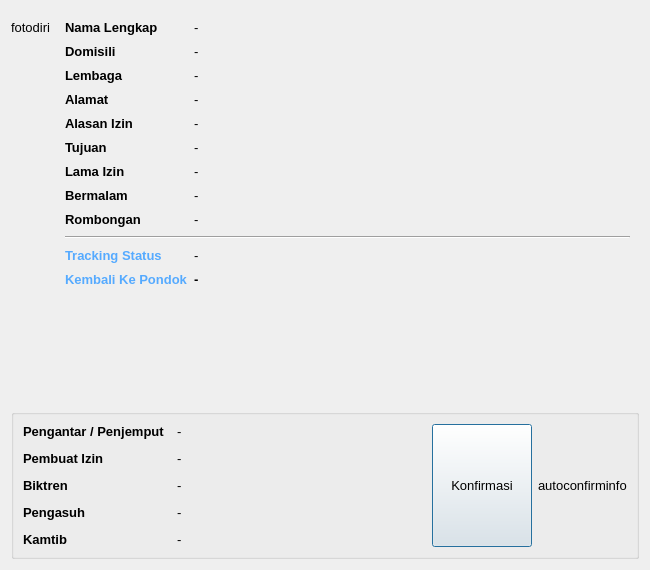
<?xml version="1.0" encoding="UTF-8"?>
<ui version="4.0">
 <class>detailPerizinan</class>
 <widget class="QDialog" name="detailPerizinan">
  <property name="geometry">
   <rect>
    <x>0</x>
    <y>0</y>
    <width>650</width>
    <height>570</height>
   </rect>
  </property>
  <property name="font">
   <font>
    <pointsize>10</pointsize>
   </font>
  </property>
  <property name="windowTitle">
   <string notr="true">Detail Perizinan</string>
  </property>
  <property name="toolTip">
   <string notr="true"/>
  </property>
  <property name="statusTip">
   <string notr="true"/>
  </property>
  <property name="whatsThis">
   <string notr="true"/>
  </property>
  <property name="accessibleName">
   <string notr="true"/>
  </property>
  <property name="accessibleDescription">
   <string notr="true"/>
  </property>
  <layout class="QGridLayout" name="gridLayout_2">
   <item row="0" column="0">
    <widget class="QWidget" name="widget" native="true">
     <property name="sizePolicy">
      <sizepolicy hsizetype="Fixed" vsizetype="Preferred">
       <horstretch>0</horstretch>
       <verstretch>0</verstretch>
      </sizepolicy>
     </property>
     <property name="toolTip">
      <string notr="true"/>
     </property>
     <property name="statusTip">
      <string notr="true"/>
     </property>
     <property name="whatsThis">
      <string notr="true"/>
     </property>
     <property name="accessibleName">
      <string notr="true"/>
     </property>
     <property name="accessibleDescription">
      <string notr="true"/>
     </property>
     <layout class="QFormLayout" name="formLayout_3">
      <property name="horizontalSpacing">
       <number>0</number>
      </property>
      <property name="verticalSpacing">
       <number>0</number>
      </property>
      <property name="leftMargin">
       <number>0</number>
      </property>
      <property name="rightMargin">
       <number>0</number>
      </property>
      <item row="0" column="0">
       <widget class="QLabel" name="label_fotodiri">
        <property name="sizePolicy">
         <sizepolicy hsizetype="Fixed" vsizetype="Fixed">
          <horstretch>0</horstretch>
          <verstretch>0</verstretch>
         </sizepolicy>
        </property>
        <property name="maximumSize">
         <size>
          <width>200</width>
          <height>200</height>
         </size>
        </property>
        <property name="toolTip">
         <string notr="true"/>
        </property>
        <property name="statusTip">
         <string notr="true"/>
        </property>
        <property name="whatsThis">
         <string notr="true"/>
        </property>
        <property name="accessibleName">
         <string notr="true"/>
        </property>
        <property name="accessibleDescription">
         <string notr="true"/>
        </property>
        <property name="text">
         <string>fotodiri</string>
        </property>
        <property name="alignment">
         <set>Qt::AlignHCenter|Qt::AlignTop</set>
        </property>
       </widget>
      </item>
     </layout>
    </widget>
   </item>
   <item row="0" column="1">
    <widget class="QWidget" name="widget_2" native="true">
     <property name="sizePolicy">
      <sizepolicy hsizetype="Expanding" vsizetype="Expanding">
       <horstretch>0</horstretch>
       <verstretch>0</verstretch>
      </sizepolicy>
     </property>
     <property name="toolTip">
      <string notr="true"/>
     </property>
     <property name="statusTip">
      <string notr="true"/>
     </property>
     <property name="whatsThis">
      <string notr="true"/>
     </property>
     <property name="accessibleName">
      <string notr="true"/>
     </property>
     <property name="accessibleDescription">
      <string notr="true"/>
     </property>
     <layout class="QFormLayout" name="formLayout">
      <property name="verticalSpacing">
       <number>9</number>
      </property>
      <item row="0" column="0">
       <widget class="QLabel" name="label">
        <property name="font">
         <font>
          <weight>75</weight>
          <bold>true</bold>
         </font>
        </property>
        <property name="text">
         <string>Nama Lengkap</string>
        </property>
       </widget>
      </item>
      <item row="0" column="1">
       <widget class="QLabel" name="label_nama_lengkap">
        <property name="sizePolicy">
         <sizepolicy hsizetype="Ignored" vsizetype="Ignored">
          <horstretch>0</horstretch>
          <verstretch>0</verstretch>
         </sizepolicy>
        </property>
        <property name="toolTip">
         <string notr="true"/>
        </property>
        <property name="statusTip">
         <string notr="true"/>
        </property>
        <property name="whatsThis">
         <string notr="true"/>
        </property>
        <property name="accessibleName">
         <string notr="true"/>
        </property>
        <property name="accessibleDescription">
         <string notr="true"/>
        </property>
        <property name="text">
         <string notr="true">-</string>
        </property>
        <property name="wordWrap">
         <bool>true</bool>
        </property>
        <property name="textInteractionFlags">
         <set>Qt::TextSelectableByMouse</set>
        </property>
       </widget>
      </item>
      <item row="1" column="0">
       <widget class="QLabel" name="label_2">
        <property name="font">
         <font>
          <weight>75</weight>
          <bold>true</bold>
         </font>
        </property>
        <property name="text">
         <string>Domisili</string>
        </property>
       </widget>
      </item>
      <item row="1" column="1">
       <widget class="QLabel" name="label_domisili">
        <property name="toolTip">
         <string notr="true"/>
        </property>
        <property name="statusTip">
         <string notr="true"/>
        </property>
        <property name="whatsThis">
         <string notr="true"/>
        </property>
        <property name="accessibleName">
         <string notr="true"/>
        </property>
        <property name="accessibleDescription">
         <string notr="true"/>
        </property>
        <property name="text">
         <string notr="true">-</string>
        </property>
        <property name="wordWrap">
         <bool>true</bool>
        </property>
        <property name="textInteractionFlags">
         <set>Qt::NoTextInteraction</set>
        </property>
       </widget>
      </item>
      <item row="2" column="0">
       <widget class="QLabel" name="label_3">
        <property name="font">
         <font>
          <weight>75</weight>
          <bold>true</bold>
         </font>
        </property>
        <property name="text">
         <string>Lembaga</string>
        </property>
       </widget>
      </item>
      <item row="2" column="1">
       <widget class="QLabel" name="label_lembaga">
        <property name="toolTip">
         <string notr="true"/>
        </property>
        <property name="statusTip">
         <string notr="true"/>
        </property>
        <property name="whatsThis">
         <string notr="true"/>
        </property>
        <property name="accessibleName">
         <string notr="true"/>
        </property>
        <property name="accessibleDescription">
         <string notr="true"/>
        </property>
        <property name="text">
         <string notr="true">-</string>
        </property>
        <property name="wordWrap">
         <bool>true</bool>
        </property>
        <property name="textInteractionFlags">
         <set>Qt::NoTextInteraction</set>
        </property>
       </widget>
      </item>
      <item row="3" column="0">
       <widget class="QLabel" name="label_4">
        <property name="font">
         <font>
          <weight>75</weight>
          <bold>true</bold>
         </font>
        </property>
        <property name="text">
         <string>Alamat</string>
        </property>
       </widget>
      </item>
      <item row="3" column="1">
       <widget class="QLabel" name="label_alamat">
        <property name="toolTip">
         <string notr="true"/>
        </property>
        <property name="statusTip">
         <string notr="true"/>
        </property>
        <property name="whatsThis">
         <string notr="true"/>
        </property>
        <property name="accessibleName">
         <string notr="true"/>
        </property>
        <property name="accessibleDescription">
         <string notr="true"/>
        </property>
        <property name="text">
         <string notr="true">-</string>
        </property>
        <property name="wordWrap">
         <bool>true</bool>
        </property>
        <property name="textInteractionFlags">
         <set>Qt::NoTextInteraction</set>
        </property>
       </widget>
      </item>
      <item row="4" column="0">
       <widget class="QLabel" name="label_5">
        <property name="font">
         <font>
          <weight>75</weight>
          <bold>true</bold>
         </font>
        </property>
        <property name="text">
         <string>Alasan Izin</string>
        </property>
       </widget>
      </item>
      <item row="4" column="1">
       <widget class="QLabel" name="label_alasan_izin">
        <property name="text">
         <string notr="true">-</string>
        </property>
        <property name="textFormat">
         <enum>Qt::PlainText</enum>
        </property>
        <property name="scaledContents">
         <bool>true</bool>
        </property>
        <property name="wordWrap">
         <bool>true</bool>
        </property>
        <property name="textInteractionFlags">
         <set>Qt::NoTextInteraction</set>
        </property>
       </widget>
      </item>
      <item row="5" column="0">
       <widget class="QLabel" name="label_6">
        <property name="font">
         <font>
          <weight>75</weight>
          <bold>true</bold>
         </font>
        </property>
        <property name="text">
         <string>Tujuan</string>
        </property>
       </widget>
      </item>
      <item row="5" column="1">
       <widget class="QLabel" name="label_tujuan">
        <property name="toolTip">
         <string notr="true"/>
        </property>
        <property name="statusTip">
         <string notr="true"/>
        </property>
        <property name="whatsThis">
         <string notr="true"/>
        </property>
        <property name="accessibleName">
         <string notr="true"/>
        </property>
        <property name="accessibleDescription">
         <string notr="true"/>
        </property>
        <property name="text">
         <string notr="true">-</string>
        </property>
        <property name="wordWrap">
         <bool>true</bool>
        </property>
        <property name="textInteractionFlags">
         <set>Qt::NoTextInteraction</set>
        </property>
       </widget>
      </item>
      <item row="6" column="0">
       <widget class="QLabel" name="label_7">
        <property name="font">
         <font>
          <weight>75</weight>
          <bold>true</bold>
         </font>
        </property>
        <property name="text">
         <string>Lama Izin</string>
        </property>
       </widget>
      </item>
      <item row="6" column="1">
       <widget class="QLabel" name="label_lama_izin">
        <property name="toolTip">
         <string notr="true"/>
        </property>
        <property name="statusTip">
         <string notr="true"/>
        </property>
        <property name="whatsThis">
         <string notr="true"/>
        </property>
        <property name="accessibleName">
         <string notr="true"/>
        </property>
        <property name="accessibleDescription">
         <string notr="true"/>
        </property>
        <property name="text">
         <string notr="true">-</string>
        </property>
        <property name="wordWrap">
         <bool>true</bool>
        </property>
        <property name="textInteractionFlags">
         <set>Qt::NoTextInteraction</set>
        </property>
       </widget>
      </item>
      <item row="7" column="0">
       <widget class="QLabel" name="label_8">
        <property name="font">
         <font>
          <weight>75</weight>
          <bold>true</bold>
         </font>
        </property>
        <property name="text">
         <string>Bermalam</string>
        </property>
       </widget>
      </item>
      <item row="7" column="1">
       <widget class="QLabel" name="label_bermalam">
        <property name="toolTip">
         <string notr="true"/>
        </property>
        <property name="statusTip">
         <string notr="true"/>
        </property>
        <property name="whatsThis">
         <string notr="true"/>
        </property>
        <property name="accessibleName">
         <string notr="true"/>
        </property>
        <property name="accessibleDescription">
         <string notr="true"/>
        </property>
        <property name="text">
         <string notr="true">-</string>
        </property>
        <property name="textInteractionFlags">
         <set>Qt::NoTextInteraction</set>
        </property>
       </widget>
      </item>
      <item row="8" column="0">
       <widget class="QLabel" name="label_9">
        <property name="font">
         <font>
          <weight>75</weight>
          <bold>true</bold>
         </font>
        </property>
        <property name="text">
         <string>Rombongan</string>
        </property>
       </widget>
      </item>
      <item row="8" column="1">
       <widget class="QLabel" name="label_rombongan">
        <property name="toolTip">
         <string notr="true"/>
        </property>
        <property name="statusTip">
         <string notr="true"/>
        </property>
        <property name="whatsThis">
         <string notr="true"/>
        </property>
        <property name="accessibleName">
         <string notr="true"/>
        </property>
        <property name="accessibleDescription">
         <string notr="true"/>
        </property>
        <property name="text">
         <string notr="true">-</string>
        </property>
        <property name="textInteractionFlags">
         <set>Qt::NoTextInteraction</set>
        </property>
       </widget>
      </item>
      <item row="9" column="0" colspan="2">
       <widget class="Line" name="line">
        <property name="orientation">
         <enum>Qt::Horizontal</enum>
        </property>
       </widget>
      </item>
      <item row="10" column="0">
       <widget class="QLabel" name="label_15">
        <property name="font">
         <font>
          <pointsize>10</pointsize>
          <weight>75</weight>
          <bold>true</bold>
         </font>
        </property>
        <property name="toolTip">
         <string notr="true"/>
        </property>
        <property name="statusTip">
         <string notr="true"/>
        </property>
        <property name="whatsThis">
         <string notr="true"/>
        </property>
        <property name="accessibleName">
         <string notr="true"/>
        </property>
        <property name="accessibleDescription">
         <string notr="true"/>
        </property>
        <property name="styleSheet">
         <string notr="true">color: rgb(85, 170, 255);</string>
        </property>
        <property name="text">
         <string>Tracking Status</string>
        </property>
       </widget>
      </item>
      <item row="10" column="1">
       <widget class="QLabel" name="label_status_perizinan">
        <property name="toolTip">
         <string notr="true"/>
        </property>
        <property name="statusTip">
         <string notr="true"/>
        </property>
        <property name="whatsThis">
         <string notr="true"/>
        </property>
        <property name="accessibleName">
         <string notr="true"/>
        </property>
        <property name="accessibleDescription">
         <string notr="true"/>
        </property>
        <property name="text">
         <string notr="true">-</string>
        </property>
        <property name="textInteractionFlags">
         <set>Qt::NoTextInteraction</set>
        </property>
       </widget>
      </item>
      <item row="11" column="0">
       <widget class="QLabel" name="label_tanggal_kembali">
        <property name="font">
         <font>
          <pointsize>10</pointsize>
          <weight>75</weight>
          <bold>true</bold>
         </font>
        </property>
        <property name="toolTip">
         <string notr="true"/>
        </property>
        <property name="statusTip">
         <string notr="true"/>
        </property>
        <property name="whatsThis">
         <string notr="true"/>
        </property>
        <property name="accessibleName">
         <string notr="true"/>
        </property>
        <property name="accessibleDescription">
         <string notr="true"/>
        </property>
        <property name="styleSheet">
         <string notr="true">color: rgb(85, 170, 255);</string>
        </property>
        <property name="text">
         <string>Kembali Ke Pondok</string>
        </property>
       </widget>
      </item>
      <item row="11" column="1">
       <widget class="QLabel" name="label_tanggal_kembali_info">
        <property name="enabled">
         <bool>true</bool>
        </property>
        <property name="font">
         <font>
          <weight>75</weight>
          <bold>true</bold>
         </font>
        </property>
        <property name="toolTip">
         <string notr="true"/>
        </property>
        <property name="statusTip">
         <string notr="true"/>
        </property>
        <property name="whatsThis">
         <string notr="true"/>
        </property>
        <property name="accessibleName">
         <string notr="true"/>
        </property>
        <property name="accessibleDescription">
         <string notr="true"/>
        </property>
        <property name="text">
         <string notr="true">-</string>
        </property>
        <property name="textInteractionFlags">
         <set>Qt::NoTextInteraction</set>
        </property>
       </widget>
      </item>
     </layout>
    </widget>
   </item>
   <item row="1" column="0" colspan="2">
    <widget class="QGroupBox" name="groupBox">
     <property name="sizePolicy">
      <sizepolicy hsizetype="Expanding" vsizetype="Fixed">
       <horstretch>0</horstretch>
       <verstretch>0</verstretch>
      </sizepolicy>
     </property>
     <property name="toolTip">
      <string notr="true"/>
     </property>
     <property name="statusTip">
      <string notr="true"/>
     </property>
     <property name="whatsThis">
      <string notr="true"/>
     </property>
     <property name="accessibleName">
      <string notr="true"/>
     </property>
     <property name="accessibleDescription">
      <string notr="true"/>
     </property>
     <property name="title">
      <string notr="true"/>
     </property>
     <layout class="QGridLayout" name="gridLayout">
      <item row="0" column="0">
       <widget class="QWidget" name="widget_3" native="true">
        <property name="sizePolicy">
         <sizepolicy hsizetype="Expanding" vsizetype="Expanding">
          <horstretch>0</horstretch>
          <verstretch>0</verstretch>
         </sizepolicy>
        </property>
        <property name="toolTip">
         <string notr="true"/>
        </property>
        <property name="statusTip">
         <string notr="true"/>
        </property>
        <property name="whatsThis">
         <string notr="true"/>
        </property>
        <property name="accessibleName">
         <string notr="true"/>
        </property>
        <property name="accessibleDescription">
         <string notr="true"/>
        </property>
        <layout class="QFormLayout" name="formLayout_2">
         <property name="horizontalSpacing">
          <number>12</number>
         </property>
         <property name="verticalSpacing">
          <number>12</number>
         </property>
         <property name="leftMargin">
          <number>0</number>
         </property>
         <property name="topMargin">
          <number>0</number>
         </property>
         <property name="rightMargin">
          <number>0</number>
         </property>
         <property name="bottomMargin">
          <number>0</number>
         </property>
         <item row="0" column="0">
          <widget class="QLabel" name="label_10">
           <property name="font">
            <font>
             <weight>75</weight>
             <bold>true</bold>
            </font>
           </property>
           <property name="text">
            <string>Pengantar / Penjemput</string>
           </property>
          </widget>
         </item>
         <item row="0" column="1">
          <widget class="QLabel" name="label_pengantar">
           <property name="text">
            <string>-</string>
           </property>
           <property name="textInteractionFlags">
            <set>Qt::TextSelectableByMouse</set>
           </property>
          </widget>
         </item>
         <item row="1" column="0">
          <widget class="QLabel" name="label_11">
           <property name="font">
            <font>
             <weight>75</weight>
             <bold>true</bold>
            </font>
           </property>
           <property name="text">
            <string>Pembuat Izin</string>
           </property>
          </widget>
         </item>
         <item row="1" column="1">
          <widget class="QLabel" name="label_pembuat_izin">
           <property name="text">
            <string>-</string>
           </property>
           <property name="textInteractionFlags">
            <set>Qt::TextSelectableByMouse</set>
           </property>
          </widget>
         </item>
         <item row="2" column="0">
          <widget class="QLabel" name="label_12">
           <property name="font">
            <font>
             <weight>75</weight>
             <bold>true</bold>
            </font>
           </property>
           <property name="text">
            <string>Biktren</string>
           </property>
          </widget>
         </item>
         <item row="2" column="1">
          <widget class="QLabel" name="label_biktren">
           <property name="text">
            <string>-</string>
           </property>
           <property name="textInteractionFlags">
            <set>Qt::TextSelectableByMouse</set>
           </property>
          </widget>
         </item>
         <item row="3" column="0">
          <widget class="QLabel" name="label_13">
           <property name="font">
            <font>
             <weight>75</weight>
             <bold>true</bold>
            </font>
           </property>
           <property name="text">
            <string>Pengasuh</string>
           </property>
          </widget>
         </item>
         <item row="3" column="1">
          <widget class="QLabel" name="label_pengasuh">
           <property name="text">
            <string>-</string>
           </property>
           <property name="textInteractionFlags">
            <set>Qt::TextSelectableByMouse</set>
           </property>
          </widget>
         </item>
         <item row="4" column="0">
          <widget class="QLabel" name="label_14">
           <property name="font">
            <font>
             <weight>75</weight>
             <bold>true</bold>
            </font>
           </property>
           <property name="text">
            <string>Kamtib</string>
           </property>
          </widget>
         </item>
         <item row="4" column="1">
          <widget class="QLabel" name="label_kamtib">
           <property name="text">
            <string>-</string>
           </property>
           <property name="textInteractionFlags">
            <set>Qt::TextSelectableByMouse</set>
           </property>
          </widget>
         </item>
        </layout>
       </widget>
      </item>
      <item row="0" column="2">
       <widget class="QPushButton" name="buttonKonfirmasiPos">
        <property name="enabled">
         <bool>true</bool>
        </property>
        <property name="sizePolicy">
         <sizepolicy hsizetype="Fixed" vsizetype="Preferred">
          <horstretch>0</horstretch>
          <verstretch>0</verstretch>
         </sizepolicy>
        </property>
        <property name="minimumSize">
         <size>
          <width>100</width>
          <height>0</height>
         </size>
        </property>
        <property name="maximumSize">
         <size>
          <width>200</width>
          <height>200</height>
         </size>
        </property>
        <property name="toolTip">
         <string notr="true"/>
        </property>
        <property name="statusTip">
         <string notr="true"/>
        </property>
        <property name="whatsThis">
         <string notr="true"/>
        </property>
        <property name="accessibleName">
         <string notr="true"/>
        </property>
        <property name="accessibleDescription">
         <string notr="true"/>
        </property>
        <property name="text">
         <string notr="true">Konfirmasi</string>
        </property>
        <property name="shortcut">
         <string notr="true"/>
        </property>
       </widget>
      </item>
      <item row="0" column="3">
       <widget class="QLabel" name="label_autoconfirminfo">
        <property name="text">
         <string>autoconfirminfo</string>
        </property>
       </widget>
      </item>
     </layout>
    </widget>
   </item>
  </layout>
 </widget>
 <tabstops>
  <tabstop>buttonKonfirmasiPos</tabstop>
 </tabstops>
 <resources/>
 <connections/>
</ui>
